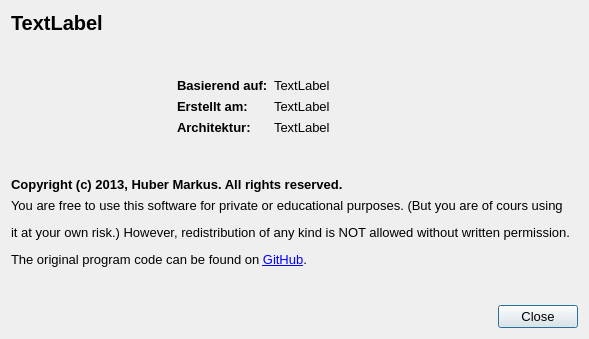
<?xml version="1.0" encoding="UTF-8"?>
<ui version="4.0">
 <class>DialogUeber</class>
 <widget class="QDialog" name="DialogUeber">
  <property name="geometry">
   <rect>
    <x>0</x>
    <y>0</y>
    <width>589</width>
    <height>339</height>
   </rect>
  </property>
  <property name="maximumSize">
   <size>
    <width>589</width>
    <height>339</height>
   </size>
  </property>
  <property name="font">
   <font>
    <pointsize>10</pointsize>
   </font>
  </property>
  <property name="windowTitle">
   <string>Über Fraktalgenerator</string>
  </property>
  <property name="windowIcon">
   <iconset resource="styles.qrc">
    <normaloff>:/programm_icon/qss_icons/icon.ico</normaloff>:/programm_icon/qss_icons/icon.ico</iconset>
  </property>
  <layout class="QGridLayout" name="gridLayout">
   <item row="5" column="1">
    <widget class="QLabel" name="label_6">
     <property name="sizePolicy">
      <sizepolicy hsizetype="Fixed" vsizetype="Preferred">
       <horstretch>0</horstretch>
       <verstretch>0</verstretch>
      </sizepolicy>
     </property>
     <property name="font">
      <font>
       <pointsize>10</pointsize>
       <bold>true</bold>
      </font>
     </property>
     <property name="text">
      <string>Architektur:</string>
     </property>
    </widget>
   </item>
   <item row="1" column="0" colspan="3">
    <spacer name="verticalSpacer_3">
     <property name="orientation">
      <enum>Qt::Vertical</enum>
     </property>
     <property name="sizeType">
      <enum>QSizePolicy::Fixed</enum>
     </property>
     <property name="sizeHint" stdset="0">
      <size>
       <width>20</width>
       <height>20</height>
      </size>
     </property>
    </spacer>
   </item>
   <item row="7" column="0" colspan="3">
    <spacer name="verticalSpacer_2">
     <property name="orientation">
      <enum>Qt::Vertical</enum>
     </property>
     <property name="sizeType">
      <enum>QSizePolicy::Fixed</enum>
     </property>
     <property name="sizeHint" stdset="0">
      <size>
       <width>20</width>
       <height>20</height>
      </size>
     </property>
    </spacer>
   </item>
   <item row="10" column="0" colspan="3">
    <spacer name="verticalSpacer">
     <property name="orientation">
      <enum>Qt::Vertical</enum>
     </property>
     <property name="sizeHint" stdset="0">
      <size>
       <width>20</width>
       <height>0</height>
      </size>
     </property>
    </spacer>
   </item>
   <item row="4" column="1">
    <widget class="QLabel" name="label_2">
     <property name="sizePolicy">
      <sizepolicy hsizetype="Fixed" vsizetype="Preferred">
       <horstretch>0</horstretch>
       <verstretch>0</verstretch>
      </sizepolicy>
     </property>
     <property name="font">
      <font>
       <pointsize>10</pointsize>
       <bold>true</bold>
      </font>
     </property>
     <property name="text">
      <string>Erstellt am:</string>
     </property>
    </widget>
   </item>
   <item row="2" column="0" rowspan="5">
    <widget class="QLabel" name="label_3">
     <property name="sizePolicy">
      <sizepolicy hsizetype="Preferred" vsizetype="Preferred">
       <horstretch>0</horstretch>
       <verstretch>0</verstretch>
      </sizepolicy>
     </property>
     <property name="minimumSize">
      <size>
       <width>160</width>
       <height>90</height>
      </size>
     </property>
     <property name="maximumSize">
      <size>
       <width>160</width>
       <height>190</height>
      </size>
     </property>
     <property name="sizeIncrement">
      <size>
       <width>0</width>
       <height>0</height>
      </size>
     </property>
     <property name="baseSize">
      <size>
       <width>0</width>
       <height>0</height>
      </size>
     </property>
     <property name="text">
      <string/>
     </property>
     <property name="pixmap">
      <pixmap resource="styles.qrc">:/programm_icon/qss_icons/image.png</pixmap>
     </property>
     <property name="scaledContents">
      <bool>true</bool>
     </property>
    </widget>
   </item>
   <item row="11" column="0" colspan="3">
    <widget class="QDialogButtonBox" name="buttonBox">
     <property name="font">
      <font>
       <pointsize>10</pointsize>
      </font>
     </property>
     <property name="orientation">
      <enum>Qt::Horizontal</enum>
     </property>
     <property name="standardButtons">
      <set>QDialogButtonBox::Close</set>
     </property>
    </widget>
   </item>
   <item row="0" column="0" colspan="3">
    <widget class="QLabel" name="label_version">
     <property name="font">
      <font>
       <pointsize>15</pointsize>
       <bold>true</bold>
      </font>
     </property>
     <property name="text">
      <string>TextLabel</string>
     </property>
     <property name="alignment">
      <set>Qt::AlignLeading|Qt::AlignLeft|Qt::AlignVCenter</set>
     </property>
    </widget>
   </item>
   <item row="4" column="2">
    <widget class="QLabel" name="label_compile_date">
     <property name="font">
      <font>
       <pointsize>10</pointsize>
      </font>
     </property>
     <property name="text">
      <string>TextLabel</string>
     </property>
    </widget>
   </item>
   <item row="9" column="0" colspan="3">
    <widget class="QLabel" name="label_4">
     <property name="font">
      <font>
       <pointsize>10</pointsize>
      </font>
     </property>
     <property name="text">
      <string>&lt;html&gt;&lt;head/&gt;&lt;body&gt;&lt;p align=&quot;justify&quot;&gt;You are free to use this software for private or educational purposes. (But you are of cours using&lt;/p&gt;&lt;p align=&quot;justify&quot;&gt;it at your own risk.) However, redistribution of any kind is NOT allowed without written permission.&lt;/p&gt;&lt;p align=&quot;justify&quot;&gt;The original program code can be found on &lt;a href=&quot;https://github.com/M4RKUS28/Mandelbrot-Menge-Generator/releases&quot;&gt;&lt;span style=&quot; text-decoration: underline; color:#0000ff;&quot;&gt;GitHub&lt;/span&gt;&lt;/a&gt;.&lt;/p&gt;&lt;/body&gt;&lt;/html&gt;</string>
     </property>
    </widget>
   </item>
   <item row="5" column="2">
    <widget class="QLabel" name="label_arch">
     <property name="font">
      <font>
       <pointsize>10</pointsize>
      </font>
     </property>
     <property name="text">
      <string>TextLabel</string>
     </property>
    </widget>
   </item>
   <item row="8" column="0" colspan="3">
    <widget class="QLabel" name="label_5">
     <property name="font">
      <font>
       <pointsize>10</pointsize>
       <bold>true</bold>
      </font>
     </property>
     <property name="text">
      <string>Copyright (c) 2013, Huber Markus. All rights reserved.</string>
     </property>
    </widget>
   </item>
   <item row="3" column="2">
    <widget class="QLabel" name="label_qt_version">
     <property name="font">
      <font>
       <pointsize>10</pointsize>
      </font>
     </property>
     <property name="text">
      <string>TextLabel</string>
     </property>
    </widget>
   </item>
   <item row="3" column="1">
    <widget class="QLabel" name="label">
     <property name="sizePolicy">
      <sizepolicy hsizetype="Fixed" vsizetype="Preferred">
       <horstretch>0</horstretch>
       <verstretch>0</verstretch>
      </sizepolicy>
     </property>
     <property name="font">
      <font>
       <pointsize>10</pointsize>
       <bold>true</bold>
      </font>
     </property>
     <property name="text">
      <string>Basierend auf:</string>
     </property>
    </widget>
   </item>
  </layout>
 </widget>
 <resources>
  <include location="styles.qrc"/>
 </resources>
 <connections>
  <connection>
   <sender>buttonBox</sender>
   <signal>accepted()</signal>
   <receiver>DialogUeber</receiver>
   <slot>accept()</slot>
   <hints>
    <hint type="sourcelabel">
     <x>248</x>
     <y>254</y>
    </hint>
    <hint type="destinationlabel">
     <x>157</x>
     <y>274</y>
    </hint>
   </hints>
  </connection>
  <connection>
   <sender>buttonBox</sender>
   <signal>rejected()</signal>
   <receiver>DialogUeber</receiver>
   <slot>reject()</slot>
   <hints>
    <hint type="sourcelabel">
     <x>316</x>
     <y>260</y>
    </hint>
    <hint type="destinationlabel">
     <x>286</x>
     <y>274</y>
    </hint>
   </hints>
  </connection>
 </connections>
</ui>
